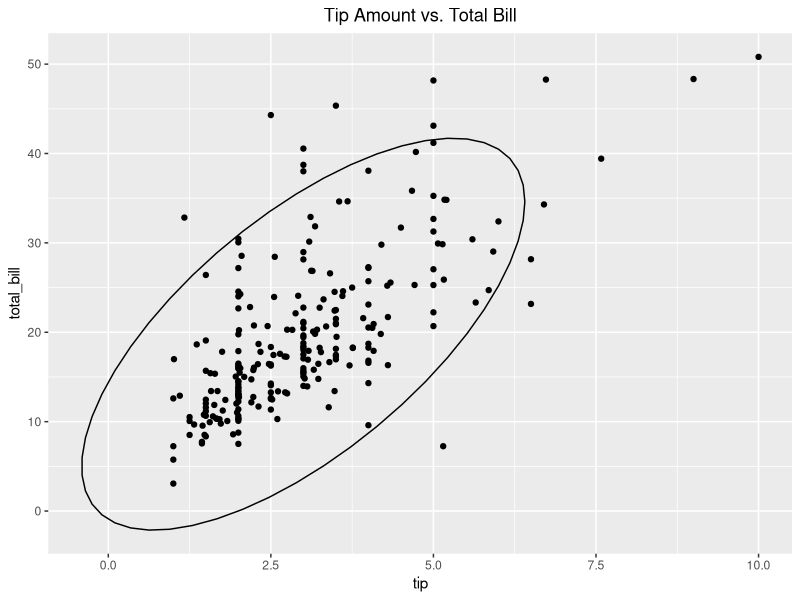
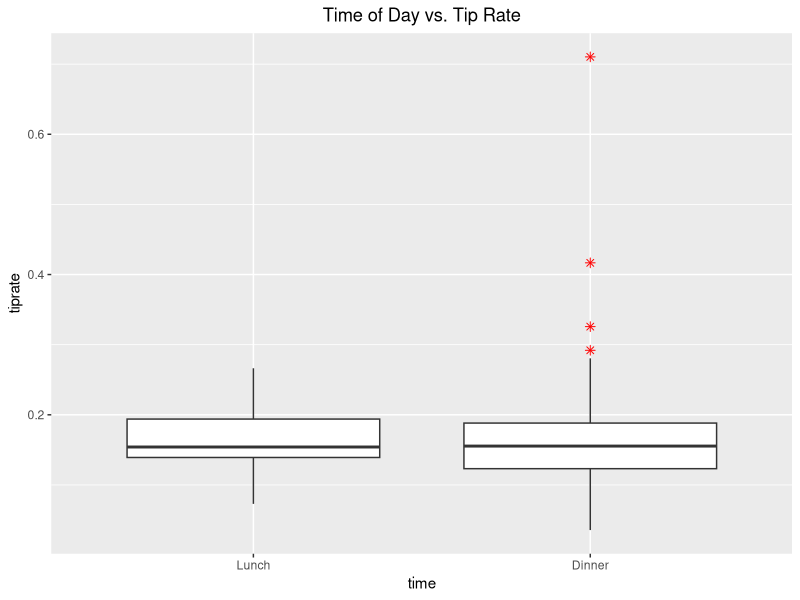
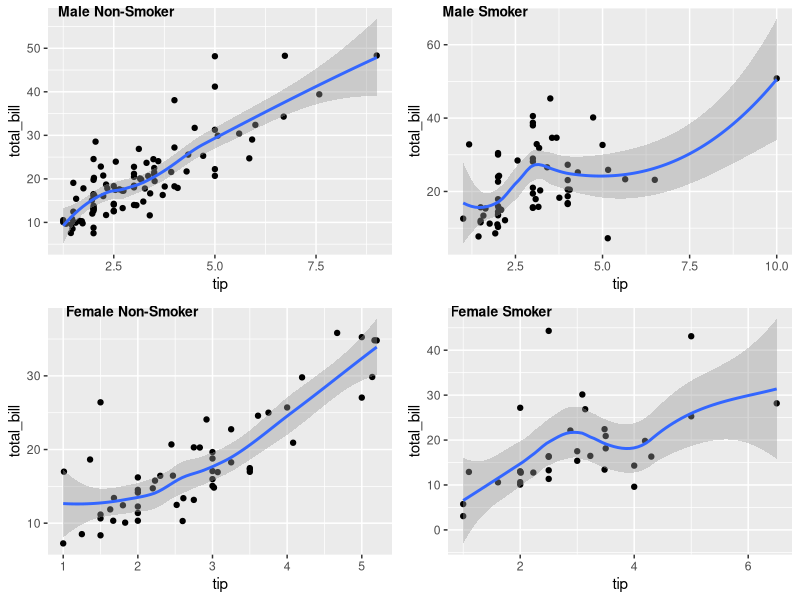
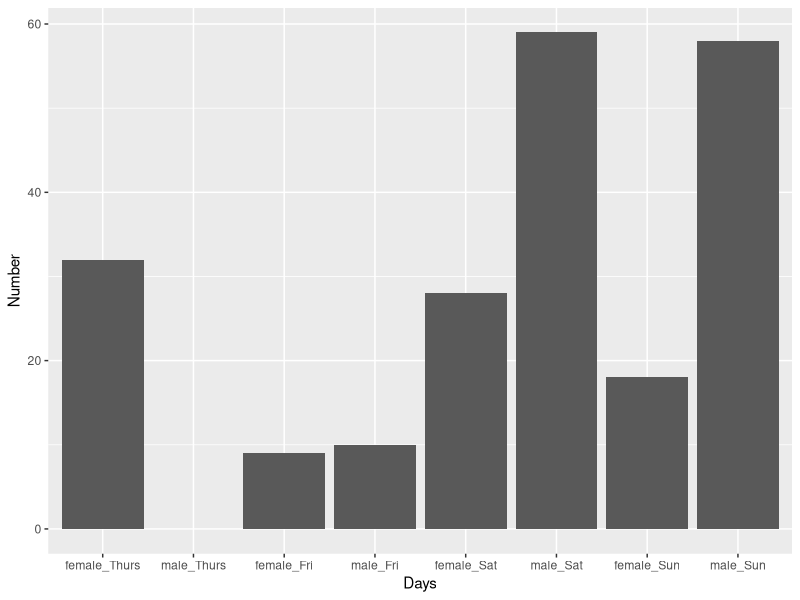

Recreate these plots in R, in order.
## ---- chunk 1
data(tips, package="reshape2")
library("ggplot2")
## ---- chunk 2
numParty <- nrow(tips)
numParty
## ---- chunk 3
str(tips)
## ---- chunk 4
tips$day <- factor(tips$day, levels = c("Mon", "Tues", "Wed", "Thur", "Fri", "Sat", "Sun"))
day <- tips[order(tips$day), "day"]
day
## ---- chunk 5
female <- tips[(tips$sex == 'Female'),]
female5 <- female[(female$size >= 5),]
female5
## ---- chunk 6
ggplot(tips, aes(x=tip, y=total_bill)) + geom_point() + stat_ellipse(type="norm") + ggtitle("Tip Amount vs. Total Bill") + theme(plot.title=element_text(hjust=0.5))
## ---- chunk 7
tips$tiprate <- tips$tip / tips$total_bill
head(tips, 10) # to show new column
avgTip <- mean(tips$tiprate)
avgTip # average tip rate is approximately 16%
## ---- chunk 8
tips$time <- factor(tips$time, levels = c("Lunch", "Dinner"))
temp <- tips[order(tips$time),] # to hold new ordering
p <- ggplot(temp, aes(x=time, y=tiprate)) + geom_boxplot(outlier.color="red", outlier.shape=8, outlier.size=2)
p <- p + ggtitle("Time of Day vs. Tip Rate") + theme(plot.title=element_text(hjust=0.5))
p
## ---- chunk 9
library("ggpubr")

# I had to make some dataframes so these scatterplots could be created easier

female <- tips[(tips$sex == 'Female'),]
f_noSmoke <- female[(female$smoker == 'No'),]
f_yesSmoke <- female[(female$smoker == 'Yes'),]
male <- tips[(tips$sex == 'Male'),]
m_noSmoke <- male[(male$smoker == "No"),]
m_yesSmoke <- male[(male$smoker == "Yes"),]

# Now making scatterplots to then turn into a grid

f_no <- ggplot(f_noSmoke, aes(x=tip, y=total_bill)) + geom_point() + geom_smooth()
f_yes <- ggplot(f_yesSmoke, aes(x=tip, y=total_bill)) + geom_point() + geom_smooth()
m_no <- ggplot(m_noSmoke, aes(x=tip, y=total_bill)) + geom_point() + geom_smooth()
m_yes <- ggplot(m_yesSmoke, aes(x=tip, y=total_bill)) + geom_point() + geom_smooth()

# Using ggarrange to organize into grid

plots <- ggarrange(m_no, m_yes, f_no, f_yes, labels=c("Male Non-Smoker", "Male Smoker", "Female Non-Smoker", "Female Smoker"), font.label=list(size = 10, color="black"), ncol=2,nrow=2)
plots
## ---- chunk 10
# First creating a vector of numerical values so the bar plot has some meaning (can reuse male, female dataframes from earlier)

fT <- female[(female$day == "Thur"),]
fF <- female[(female$day == "Fri"),]
fSa <- female[(female$day == "Sat"),]
fSu <- female[(female$day == "Sun"),]
mT <- male[(male$day == "Thurs"),]
mF <- male[(male$day == "Fri"),]
mSa <- male[(male$day == "Sat"),]
mSu <- male[(male$day == "Sun"),]

yvals <- c(nrow(fT),nrow(mT),nrow(fF),nrow(mF),nrow(fSa),nrow(mSa),nrow(fSu),nrow(mSu))
xvals <- c("female_Thurs","male_Thurs","female_Fri","male_Fri","female_Sat","male_Sat","female_Sun","male_Sun")
toPlot <- data.frame("Days" = xvals, "Number" = yvals)
positions <- c("female_Thurs","male_Thurs","female_Fri","male_Fri","female_Sat","male_Sat","female_Sun","male_Sun")
ggplot(toPlot, aes(Days, Number)) + geom_bar(stat="identity") + scale_x_discrete(limits=positions)
